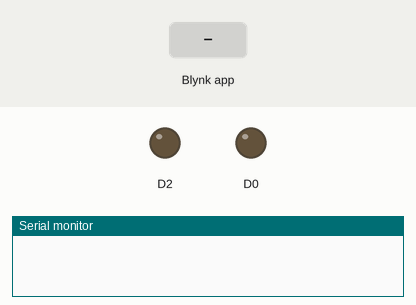
Simulated run of this sketch. Board: ESP8266 (NodeMCU). On the bench: output pins drawn as LEDs (lit = HIGH), the last lines printed to the serial monitor. Inputs (shaded band) come from the test bench. WiFi joins after 1.5 s; servers stay silent unless stated.

Above: at 3.0 s.
3.1 s: Blynk app writes 1 to V1
At 4.1 s:
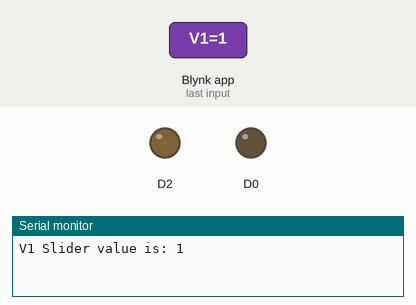
4.6 s: Blynk app writes 200 to V1
At 5.3 s:
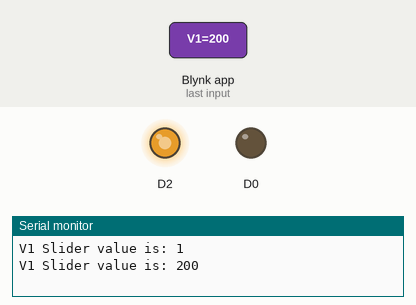
Timing chart, 0 to 7.6 s (numbered marks = the images above; inputs shaded):
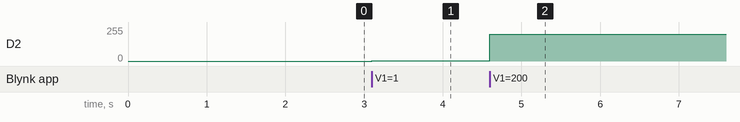

The sketch:

dim_wifi_blynk.ino
```cpp
/* Comment this out to disable prints and save space */
#define BLYNK_PRINT Serial


#include <ESP8266WiFi.h>
#include <BlynkSimpleEsp8266.h>

// You should get Auth Token in the Blynk App.
// Go to the Project Settings (nut icon).
char auth[] = "9bc9f4672ff2413594c7902293affb69";


// Your WiFi credentials.
// Set password to "" for open networks.
char ssid[] = "RONNIN";
char pass[] = "0123456789";

// This function will be called every time Slider Widget
// in Blynk app writes values to the Virtual Pin 1
BLYNK_WRITE(V1)
{
  int pinValue = param.asInt(); // assigning incoming value from pin V1 to a variable
  // You can also use:
  // String i = param.asStr();
  // double d = param.asDouble();
  Serial.print("V1 Slider value is: ");
  analogWrite(D2, pinValue);
  Serial.println(pinValue);
}

void setup()

{
  pinMode(D0, OUTPUT);
  // Debug console
  Serial.begin(9600);

  Blynk.begin(auth, ssid, pass);
  // You can also specify server:
  //Blynk.begin(auth, ssid, pass, "blynk-cloud.com", 80);
  //Blynk.begin(auth, ssid, pass, IPAddress(192,168,1,100), 8080);
}

void loop()
{
  Blynk.run();
}
```

Measured:
- after the input at 3.1 s, D2: 0/255 → 1/255 at once
- after the input at 4.6 s, D2: 1/255 → 200/255 at once
